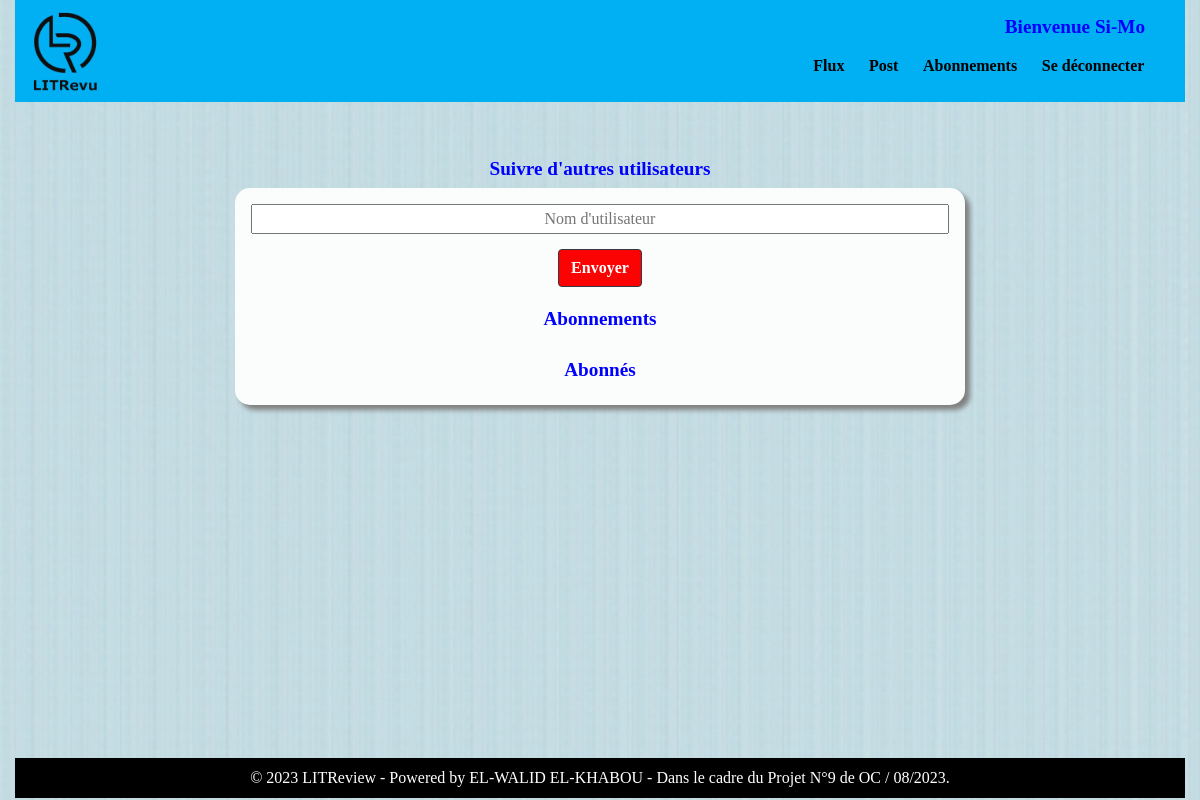
The page /Abonnements/ (signed in) on the database as committed earlier.
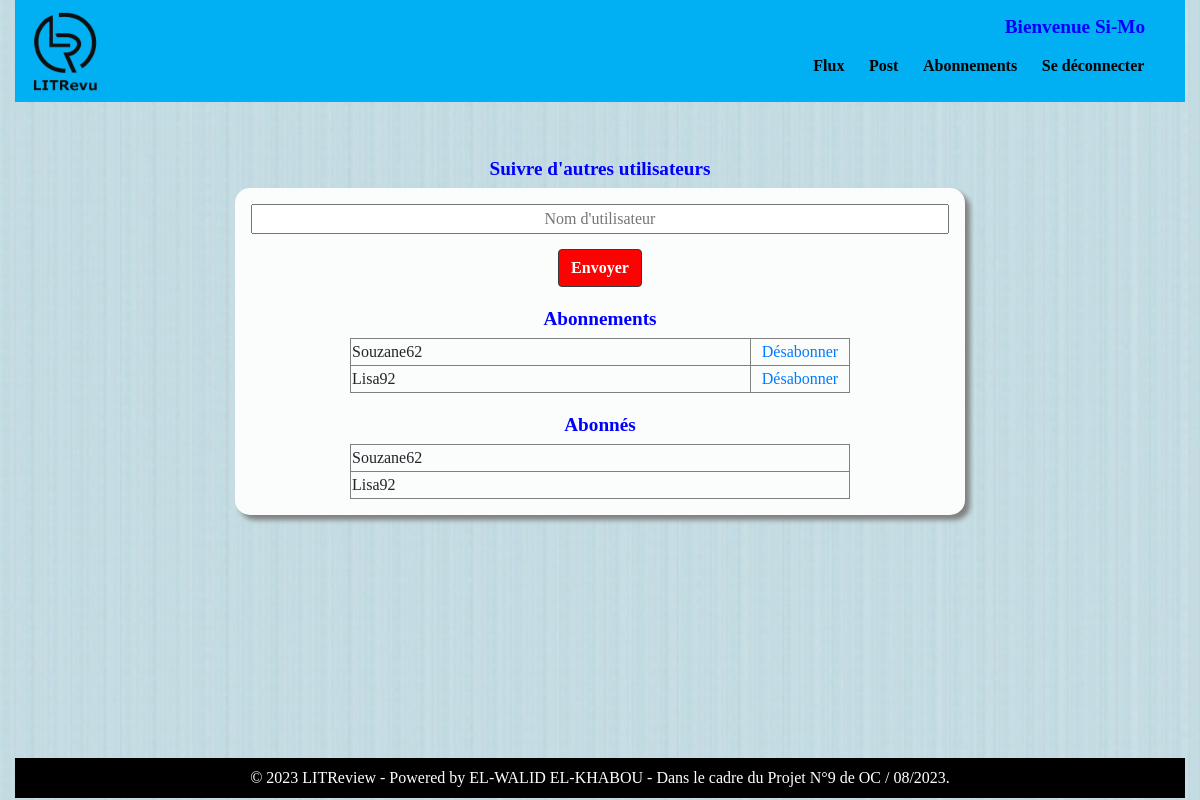
The same page on the database as committed later.
### authentication/models.py (models this page shows)
class User(AbstractUser):
    def __str__(self):
        return self.username

### blog/views.py (the view, shortened to what this page needs)
# urls.py: path('Abonnements/', views.subscript_page, name='subscrip'),
@login_required
def subscript_page(request):
    message = ""
    form = forms.UserFollowing()
    followed_users = [x.followed_user for x in UserFollows.objects.filter(user=request.user)]
    followers = [x.user for x in UserFollows.objects.filter(followed_user=request.user)]
    context = {
            'form': form,
            'followed_users': followed_users,
            'followers': followers,
            'user': request.user,
            'message': message
        }
    return render(request, 'blog/subscrip.html', context=context)

### blog/forms.py
class UserFollowing(forms.Form):
    followed_user = forms.CharField(
        label="",
        widget=forms.TextInput(attrs={'class': 'text-center', "style": "width: 100%;", "placeholder": "Nom d'utilisateur"})
    )

### blog/templates/blog/subscrip.html (shortened to what this page needs)
{% extends "blog/base.html" %}
{% block content %}
    <h1 class="follow_user">Suivre d'autres utilisateurs</h1>
    <div class="content_style follow_page">
        <form method="post">
            {{ form }}
            <button class="btn btn-outline-dark" type="submit">Envoyer</button>
        </form>
        <div class="follow">
            <h1>Abonnements</h1>
            <table class="tab_follower" width="500" border="1" style="border-collapse:collapse">
                <tbody>
                    {% for user in followed_users %}
                        <tr>
                            <td class="tab_follow">{{ user.username }}</td>
                            <td><a href="{% url 'unsubscrip' user.id %}">Désabonner</a></td>
                        </tr>
                    {% endfor %}
                </tbody>
            </table>
        </div>
        <div class="follow">
            <h1>Abonnés</h1>
            <table class="tab_follower" width="500" border="1" style="border-collapse:collapse">
                <tbody>
                    {% for user in followers %}
                        <tr>
                            <td class="tab_follow">{{ user.username }}</td>
                        </tr>
                    {% endfor %}
                </tbody>
            </table>
        </div>
    </div>
{% endblock content %}

Rows that differ between the two databases and show on the page:
now on this page (row edited): User: username "Souzane62"
now on this page (row edited): User: username "Lisa92"
